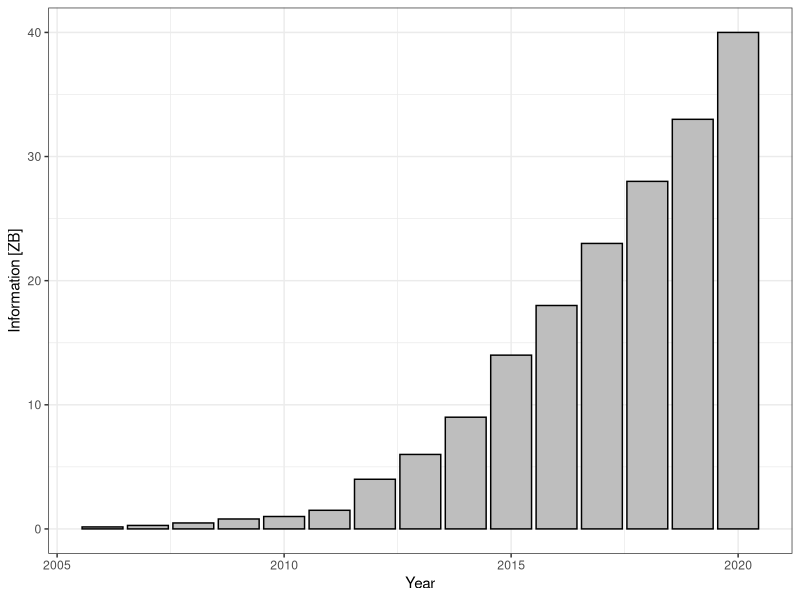
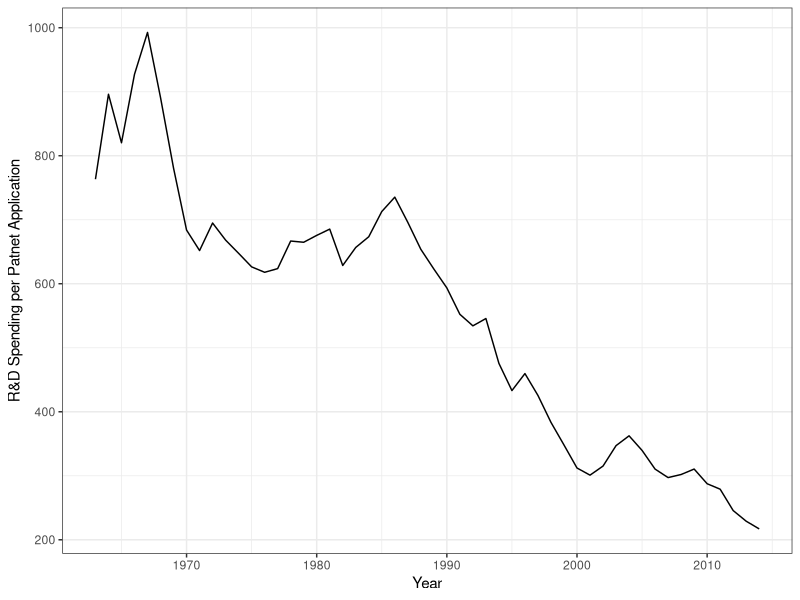

R code for these plots, in order: (Note: this script raises an error after producing the figures.)
## ---- chunk 1

tabletmp <- readxl::read_xlsx("_bookdown_files/tables/data_growth.xlsx") 

ggplot2::ggplot(tabletmp,ggplot2::aes(x= Year, y=`Information [ZB]`)) +
  ggplot2::geom_bar(stat="identity", color= "black", fill="grey") +
  ggplot2::theme_bw()

## ---- chunk 2

tabletmp <- readxl::read_xlsx("_bookdown_files/tables/redexpenditure.xlsx") 

tabletmp <- dplyr::mutate(tabletmp, "R&D Spending per Patnet Application"= (`Total R&D Expenditure`/`Total Patent Applications`)*1000000)

ggplot2::ggplot(tabletmp,ggplot2::aes(x= Year, y=`R&D Spending per Patnet Application`)) +
  ggplot2::geom_line(stat="identity", color= "black", fill="grey") +
  ggplot2::theme_bw()

## ---- chunk 3

knitr::include_graphics("_bookdown_files/figures/main_work_flow.png")

